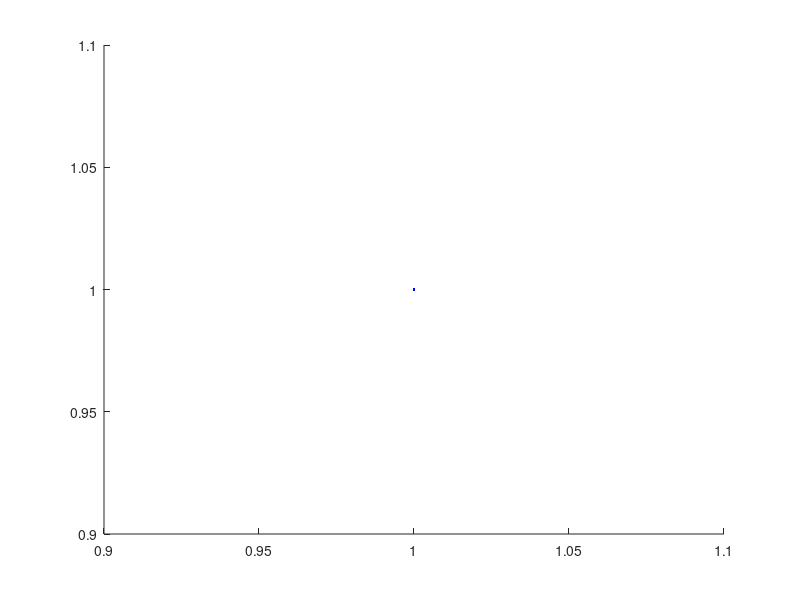

MATLAB code to generate this figure: (Note: this script raises an error after producing the figure.)
clear ; close all ; clc ;
% data = xlsread( 'Lab4_354.xlsx' ) ;
load( 'Lab4_Group1' ) ;
load( 'Lab4_Group2' ) ;
load( 'Lab4_Group3' ) ;
load( 'Lab4_Group4' ) ;
Tsun = data( 3,1 ) ;
Tcloud = data( 3,7 ) ;
psun = 1366*(.06*.0375) ;

    
    isno{1} = data( 3:48 , 2 ) ;
    vsno{1} = data( 3:48 , 3 )*10^(-3) ;
    isclean{1} = data( 3:41 , 5 ) ;
    vsclean{1} = data( 3:41 , 6 )*10^(-3) ;
    icno{1} = data( 3:24 , 8 ) ;
    vcno{1} = data( 3:24 , 9 )*10^(-3) ;
    vcno{1}(6,1) = .4830 ;
    icdirty{1} = data( 3:19 , 10 ) ;
    vcdirty{1} = data( 3:19 , 11 )*10^(-3) ;
    icpoly{1} = data( 3:21 , 12 ) ;
    vcpoly{1} = data( 3:21 , 13 )*10^(-3) ;
    
    isno{2} = [ data2( 1:16 , 1 ) ; data2( 1:14 , 7 ) ; data2( 1:14 , 13 ) ]  ;
    vsno{2} = [ data2( 1:16 , 2 ) ; data2( 1:14 , 8 ) ; data2( 1:14 , 14 ) ]  ;
    isclean{2} = [ data2( 25:38 , 1 ) ; data2( 25:37 , 7 ) ; data2( 25:36 , 13 ) ]  ;
    vsclean{2} = [ data2( 25:38 , 2 ) ; data2( 25:37 , 8 ) ; data( 25:36 , 14 ) ]  ;
    icno{2} = [ data2( 125:140 , 1 ) ; data2( 125:139 , 7 ) ; data2( 125:140 , 13 ) ]  ;
    vcno{2} = [ data2( 125:140 , 2 ) ; data2( 125:139 , 8 ) ; data2( 125:140 , 14 ) ]  ;
    icdirty{2} = [ data2( 102:114 , 1 ) ; data2( 102:113 , 7 ) ; data2( 102:87 , 13 ) ]  ;
    vcdirty{2} = [ data2( 102:114 , 2 ) ; data2( 102:113 , 8 ) ; data2( 102:87 , 14 ) ]  ;
    icpoly{2} = [ data2( 77:93 , 1 ) ; data2( 77:95 , 7 ) ; data2( 77:96 , 13 ) ]  ;
    vcpoly{2} = [ data2( 77:93 , 2 ) ; data2( 77:95 , 8 ) ; data2( 77:96 , 14 ) ]  ;
    
    isno{3} = data3( 1:34 , 2 ) ;
    vsno{3} = data3( 1:34 , 1 )*10^(-3) ;
    isclean{3} = data3( 1:34 , 6 ) ;
    vsclean{3} = data3( 1:34 , 5 )*10^(-3) ;
    icno{3} = [ data2( 125:140 , 1 ) ; data2( 125:139 , 7 ) ; data2( 125:140 , 13 ) ]  ;
    vcno{3} = [ data2( 125:140 , 2 ) ; data2( 125:139 , 8 ) ; data2( 125:140 , 14 ) ]  ;
    icdirty{3} = data3( 1:34 , 10 ) ;
    vcdirty{3} = data3( 1:34 , 9 )*10^(-3) ;
    icpoly{3} = data3( 1:30 , 14 ) ;
    vcpoly{3} = data3( 1:30 , 13 )*10^(-3) ;
    
    isno{4} = data( 3:48 , 2 ) ;
    vsno{4} = data( 3:48 , 3 )*10^(-3) ;
    isclean{4} = data4( 1:36 , 1 ) ;
    vsclean{4} = data4( 1:36 , 2 )*10^(-3) ;
    icno{4} = data( 3:24 , 8 ) ;
    vcno{4} = data( 3:24 , 9 )*10^(-3) ;
    icdirty{4} = data4( 1:35 , 7 ) ;
    vcdirty{4} = data4( 1:35 , 8 )*10^(-3) ;
    icpoly{4} = data4( 1:21 , 13 ) ;
    vcpoly{4} = data4( 1:21 , 14 )*10^(-3) ;
    
for ii = 1:4 
    isnosc{ii} = max(isno{ii}) ;
    vsnooc{ii} = max(vsno{ii}) ;
    iscleansc{ii} = max( isclean{ii} ) ;
    vscleanoc{ii} = max( vsclean{ii} ) ;
    icnosc{ii} = max( icno{ii} ) ;
    vcnooc{ii} = max( vcno{ii} ) ;
    icdirtysc{ii} = max( icdirty{ii} ) ;
    vcdirtyoc{ii} = max( vcdirty{ii} ) ;
    icpolysc{ii} = max( icpoly{ii} ) ;
    vcpolyoc{ii} = max( vcpoly{ii} ) ;
    ptsno{ii} = isnosc{ii} * vsnooc{ii} ;
    ptsclean{ii} = iscleansc{ii} * vscleanoc{ii} ;
    ptcno{ii} = icnosc{ii} * vcnooc{ii} ;
    ptcdirty{ii} = icdirtysc{ii} * vcdirtyoc{ii} ;
    ptcpoly{ii} = icpolysc{ii} * vcpolyoc{ii} ;
    errorI = .01 ; % smallest measurement was .01 Amps
    errorV = .005 ; % voltages varied that changes of up to 5 volts could go unnoticed    

    [ prsno{ii} , ind ] = max( isno{ii}.*vsno{ii} ) ;
    eprsno{ii} = (errorI/isno{ii}(ind) + errorV/vsno{ii}(ind))*prsno{ii} ;
    [ prsclean{ii} , ind ] = max( isclean{ii}.*vsclean{ii} ) ;
    eprsclean{ii} = (errorI/isclean{ii}(ind) + errorV/vsclean{ii}(ind))*prsclean{ii} ;
    [ prcno{ii} , ind ] = max( icno{ii}.*vcno{ii} ) ;
    eprcno{ii} = (errorI/icno{ii}(ind) + errorV/vcno{ii}(ind))*prcno{ii} ;
    [ prcdirty{ii} , ind ] = max( icdirty{ii}.*vcdirty{ii} ) ;
    eprcdirty{ii} = (errorI/icdirty{ii}(ind) + errorV/vcdirty{ii}(ind))*prcdirty{ii} ;
    [ prcpoly{ii} , ind ] = max( icpoly{ii}.*vcpoly{ii} ) ;
    eprcpoly{ii} = (errorI/icpoly{ii}(ind) + errorV/vcpoly{ii}(ind))*prcpoly{ii} ;

    
    ffsno{ii} = prsno{ii}./ptsno{ii} ;
        effsno{ii} = ( eprsno{ii}/prsno{ii} + errorI/isnosc{ii} + errorV/vsnooc{ii} )*ffsno{ii} ;
    ffsclean{ii} = prsclean{ii}./ptsclean{ii} ;
        effsclean{ii} = ( eprsclean{ii}/prsclean{ii} + errorI/iscleansc{ii} + errorV/vscleanoc{ii} )*ffsclean{ii} ;
    ffcno{ii} = prcno{ii}./ptcno{ii} ;
        effcno{ii} = ( eprcno{ii}/prcno{ii} + errorI/icnosc{ii} + errorV/vcnooc{ii} )*ffcno{ii} ;
    ffcdirty{ii} = prcdirty{ii}./ptcdirty{ii} ;
        effcdirty{ii} = ( eprcdirty{ii}/prcdirty{ii} + errorI/icdirtysc{ii} + errorV/vcdirtyoc{ii} )*ffcdirty{ii} ;
    ffcpoly{ii} = prcpoly{ii}./ptcpoly{ii} ;
        effcpoly{ii} = ( eprcpoly{ii}/prcpoly{ii} + errorI/icpolysc{ii} + errorV/vcpolyoc{ii} )*ffcpoly{ii} ;
    
    eArea = ( .001/.06 + .001/.0375 ) ;
    etasno{ii} = prsno{ii}./psun ;
        eetasno{ii} = ( eprsno{ii}/prsno{ii} + eArea )*etasno{ii} ;
    etasclean{ii} = prsclean{ii}./psun ;
        eetasclean{ii} = ( eprsclean{ii}/prsclean{ii} + eArea )*etasclean{ii} ;
    etacno{ii} = prcno{ii}./psun ;
        eetacno{ii} = ( eprcno{ii}/prcno{ii} + eArea )*etacno{ii} ;
    etacdirty{ii} = prcdirty{ii}./psun ; 
        eetacdirty{ii} = ( eprcdirty{ii}/prcdirty{ii} + eArea )*etacdirty{ii} ;
    etacpoly{ii} = prcpoly{ii}./psun ;
        eetacpoly{ii} = ( eprcpoly{ii}/prcpoly{ii} + eArea )*etacpoly{ii} ;
end

% figure 
% hold on 
% for ii = 1:4
% 
% plot( ii , etasno{ii} , '*b' ) 
% plot( ii , etasclean{ii} , '*r' ) 
% plot( ii , etacno{ii} , '*y') 
% plot( ii , etacdirty{ii} , '*g' ) 
% plot( ii , etacpoly{ii} , '*k' ) 
% 
% end
% hold off

% figure 
% hold on 
% for ii = 1:4
% 
% plot( ii , ffsno{ii} , '*b' ) 
% plot( ii , ffsclean{ii} , '*r' ) 
% plot( ii , ffcno{ii} , '*y') 
% plot( ii , ffcdirty{ii} , '*g' ) 
% plot( ii , ffcpoly{ii} , '*k' ) 
% 
% end
% hold off
ffsnosum = 0 ;
for ii = 1:4
    ffsnosum = ffsno{ii} + ffsnosum ;
end
ffsnoavg = ffsnosum/4 ;
etasnosum = 0 ;
for ii = 1:4
    etasnosum = etasno{ii} + etasnosum ;
end
etasnoavg = etasnosum/4 ;
ffscleansum = 0 ;
for ii = 1:4
    ffscleansum = ffsclean{ii} + ffscleansum ;
end
ffscleanavg = ffscleansum/4 ;
etascleansum = 0 ;
for ii = 1:4
    etascleansum = etasclean{ii} + etascleansum ;
end
etascleanavg = etascleansum/4 ;
ffcnosum = 0 ;
for ii = 1:4
    ffcnosum = ffcno{ii} + ffcnosum ;
end
ffcnoavg = ffcnosum/4 ;
etacnosum = 0 ;
for ii = 1:4
    etacnosum = etacno{ii} + etacnosum ;
end
etacnoavg = etacnosum/4 ;
% ffcdirtysum = 0 ;
% for ii = 1:4
%     ffcdirtysum = ffcdirty{ii} + ffcdirtysum ;
% end
% ffcdirtyavg = ffcdirtysum/4 ;
% etacdirtysum = 0 ;
% for ii = 1:4
%     etacdirtysum = etacdirty{ii} + etacdirtysum ;
% end
% etacdirtyavg = etacdirtysum/4 ;
% ffcpolysum = 0 ;
% for ii = 1:4
%     ffcpolysum = ffcpoly{ii} + ffcpolysum ;
% end
% ffcpolyavg = ffcpolysum/4 ;
% etacpolysum = 0 ;
% for ii = 1:4
%     etacpolysum = etacpoly{ii} + etacpolysum ;
% end
% etacpolyavg = etacpolysum/4 ;
figure

hold on
    errorIlong = errorI*ones(1,length(icno{1})) ; 
    errorVlong = errorV*ones(1,length(vcno{1})) ; 
errorbar( vcno{1} , icno{1} , errorIlong , errorIlong , errorVlong , errorVlong , 'b.' )
    errorIlong = errorI*ones(1,length(icdirty{1})) ; 
    errorVlong = errorV*ones(1,length(vcdirty{1})) ;
errorbar( vcdirty{1} , icdirty{1} , errorIlong , errorIlong , errorVlong , errorVlong , 'r.' )
    errorIlong = errorI*ones(1,length(icpoly{1})) ; 
    errorVlong = errorV*ones(1,length(vcpoly{1})) ;
errorbar( vcpoly{1} , icpoly{1} , errorIlong , errorIlong , errorVlong , errorVlong , 'g.' )
    errorIlong = errorI*ones(1,length(icpoly{2})) ; 
    errorVlong = errorV*ones(1,length(vcpoly{2})) ;
errorbar( vcpoly{2} , icpoly{2} , errorIlong , errorIlong , errorVlong , errorVlong , 'g.' )
    errorIlong = errorI*ones(1,length(icpoly{4})) ; 
    errorVlong = errorV*ones(1,length(vcpoly{4})) ;
errorbar( vcpoly{4} , icpoly{4} , errorIlong , errorIlong , errorVlong , errorVlong , 'g.' )
    errorIlong = errorI*ones(1,length(icno{2})) ; 
    errorVlong = errorV*ones(1,length(vcno{2})) ; 
errorbar( vcno{2} , icno{2} , errorIlong , errorIlong , errorVlong , errorVlong , 'b.' )
legend( 'No glass' , 'Outgassed' , 'Polymerized' , 'Location' , 'southwest' )
title( 'Cloudy Solar Cells' )
xlabel( 'Potential (V)' )
ylabel( 'Current (A)' )
hold off

figure
hold on
    errorIlong = errorI*ones(1,length(isno{1})) ; 
    errorVlong = errorV*ones(1,length(vsno{1})) ; 
errorbar( vsno{1} , isno{1} , errorIlong , errorIlong , errorVlong , errorVlong , 'b.' )
    errorIlong = errorI*ones(1,length(isclean{1})) ; 
    errorVlong = errorV*ones(1,length(vsclean{1})) ; 
errorbar( vsclean{1} , isclean{1} , errorIlong , errorIlong , errorVlong , errorVlong , 'r.' )
    errorIlong = errorI*ones(1,length(icdirty{2})) ; 
    errorVlong = errorV*ones(1,length(vcdirty{2})) ; 
errorbar( vcdirty{2} , icdirty{2} , errorIlong , errorIlong , errorVlong , errorVlong , 'g.' )
    errorIlong = errorI*ones(1,length(icpoly{3})) ; 
    errorVlong = errorV*ones(1,length(vcpoly{3})) ; 
errorbar( vcpoly{3} , icpoly{3} , errorIlong , errorIlong , errorVlong , errorVlong , 'k.' )
for ii = 3
    errorIlong = errorI*ones(1,length(icdirty{ii})) ; 
    errorVlong = errorV*ones(1,length(vcdirty{ii})) ; 
errorbar( vcdirty{ii} , icdirty{ii} , errorIlong , errorIlong , errorVlong , errorVlong , 'g.' )
end
for ii = 1:3
    errorIlong = errorI*ones(1,length(isclean{ii})) ; 
    errorVlong = errorV*ones(1,length(vsclean{ii})) ; 
errorbar( vsclean{ii} , isclean{ii} , errorIlong , errorIlong , errorVlong , errorVlong , 'r.' )    
end
for ii = 1:4
    errorIlong = errorI*ones(1,length(isno{ii})) ; 
    errorVlong = errorV*ones(1,length(vsno{ii})) ; 
errorbar( vsno{ii} , isno{ii} , errorIlong , errorIlong , errorVlong , errorVlong , 'b.' )    
end  
    errorIlong = errorI*ones(1,length(icpoly{3})) ; 
    errorVlong = errorV*ones(1,length(vcpoly{3})) ; 
errorbar( vcpoly{3} , icpoly{3} , errorIlong , errorIlong , errorVlong , errorVlong , 'k.' )
legend( 'No glass' , 'Clean Glass' ,'Outgassed' , 'Polymerized' , 'Location' , 'southwest' )
title( 'Sunny Solar Cells' )
xlabel( 'Potential (V)' )
ylabel( 'Current (A)' )
hold off
deta = zeros(1,4) ;
deta(1) = etacno{1} - etacdirty{1} ;
for ii = 2:4
    deta(ii) = etasno{ii} - etacdirty{ii} ;
end
deta(4) = etacno{1} - etacdirty{4} ;
mean( deta )
